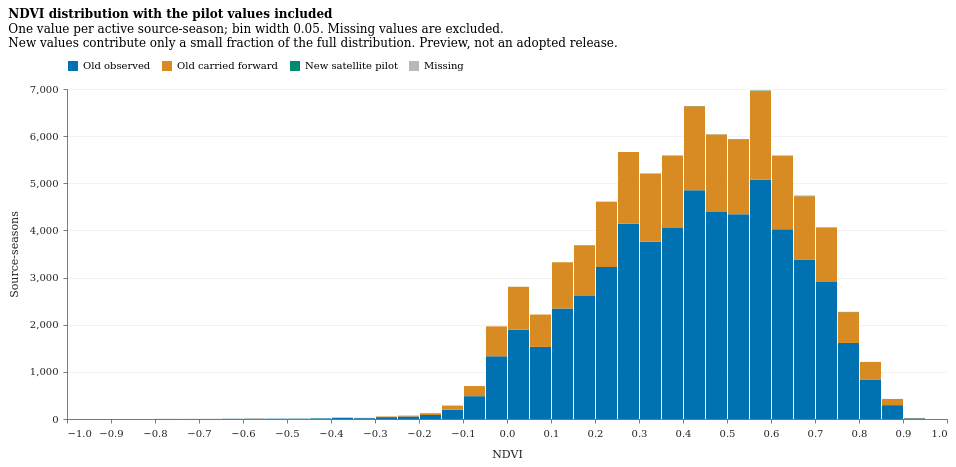

The specification (Vega-Lite) saved for this image:
### Vega-Lite specification from a JSON file in a GitHub repository (floating-point values rounded to 4 significant figures)
{"config": {"view": {"continuousWidth": 300, "continuousHeight": 300, "stroke": null}, "axis": {"domainColor": "#444444", "domainWidth": 0.7, "gridColor": "#e5e5e5", "gridWidth": 0.5, "labelColor": "#222222", "labelFont": "DejaVu Serif", "labelFontSize": 10, "labelPadding": 5, "tickColor": "#444444", "tickSize": 4, "tickWidth": 0.7, "titleColor": "#222222", "titleFont": "DejaVu Serif", "titleFontSize": 11, "titleFontWeight": "normal", "titlePadding": 10}, "background": "white", "font": "DejaVu Serif", "legend": {"gradientThickness": 10, "labelFont": "DejaVu Serif", "labelFontSize": 10, "titleFont": "DejaVu Serif", "titleFontSize": 11, "titleFontWeight": "normal"}, "padding": 8, "title": {"anchor": "start", "font": "DejaVu Serif", "fontSize": 12, "offset": 10}}, "data": {"values": [{"bin_start": -0.8, "origin": "Old observed", "source_seasons": 1, "bin_end": -0.75, "order": 0}, {"bin_start": -0.8, "origin": "Old carried forward", "source_seasons": 2, "bin_end": -0.75, "order": 1}, {"bin_start": -0.75, "origin": "Old observed", "source_seasons": 2, "bin_end": -0.7, "order": 0}, {"bin_start": -0.7, "origin": "Old observed", "source_seasons": 1, "bin_end": -0.65, "order": 0}, {"bin_start": -0.7, "origin": "Old carried forward", "source_seasons": 2, "bin_end": -0.65, "order": 1}, {"bin_start": -0.65, "origin": "Old observed", "source_seasons": 5, "bin_end": -0.6, "order": 0}, {"bin_start": -0.6, "origin": "Old observed", "source_seasons": 6, "bin_end": -0.55, "order": 0}, {"bin_start": -0.6, "origin": "Old carried forward", "source_seasons": 4, "bin_end": -0.55, "order": 1}, {"bin_start": -0.55, "origin": "Old observed", "source_seasons": 7, "bin_end": -0.5, "order": 0}, {"bin_start": -0.5, "origin": "Old observed", "source_seasons": 7, "bin_end": -0.45, "order": 0}, {"bin_start": -0.5, "origin": "Old carried forward", "source_seasons": 1, "bin_end": -0.45, "order": 1}, {"bin_start": -0.45, "origin": "Old observed", "source_seasons": 13, "bin_end": -0.4, "order": 0}, {"bin_start": -0.45, "origin": "Old carried forward", "source_seasons": 1, "bin_end": -0.4, "order": 1}, {"bin_start": -0.4, "origin": "Old observed", "source_seasons": 22, "bin_end": -0.35, "order": 0}, {"bin_start": -0.4, "origin": "Old carried forward", "source_seasons": 9, "bin_end": -0.35, "order": 1}, {"bin_start": -0.35, "origin": "Old observed", "source_seasons": 18, "bin_end": -0.3, "order": 0}, {"bin_start": -0.35, "origin": "Old carried forward", "source_seasons": 6, "bin_end": -0.3, "order": 1}, {"bin_start": -0.3, "origin": "Old observed", "source_seasons": 40, "bin_end": -0.25, "order": 0}, {"bin_start": -0.3, "origin": "Old carried forward", "source_seasons": 14, "bin_end": -0.25, "order": 1}, {"bin_start": -0.25, "origin": "Old observed", "source_seasons": 53, "bin_end": -0.2, "order": 0}, {"bin_start": -0.25, "origin": "Old carried forward", "source_seasons": 19, "bin_end": -0.2, "order": 1}, {"bin_start": -0.2, "origin": "Old observed", "source_seasons": 85, "bin_end": -0.15, "order": 0}, {"bin_start": -0.2, "origin": "Old carried forward", "source_seasons": 38, "bin_end": -0.15, "order": 1}, {"bin_start": -0.15, "origin": "Old observed", "source_seasons": 196, "bin_end": -0.1, "order": 0}, {"bin_start": -0.15, "origin": "Old carried forward", "source_seasons": 89, "bin_end": -0.1, "order": 1}, {"bin_start": -0.1, "origin": "Old observed", "source_seasons": 484, "bin_end": -0.05, "order": 0}, {"bin_start": -0.1, "origin": "Old carried forward", "source_seasons": 215, "bin_end": -0.05, "order": 1}, {"bin_start": -0.05, "origin": "Old observed", "source_seasons": 1330, "bin_end": 0.0, "order": 0}, {"bin_start": -0.05, "origin": "Old carried forward", "source_seasons": 635, "bin_end": 0.0, "order": 1}, {"bin_start": 0.0, "origin": "Old observed", "source_seasons": 1895, "bin_end": 0.05, "order": 0}, {"bin_start": 0.0, "origin": "Old carried forward", "source_seasons": 909, "bin_end": 0.05, "order": 1}, {"bin_start": 0.05, "origin": "Old observed", "source_seasons": 1529, "bin_end": 0.1, "order": 0}, {"bin_start": 0.05, "origin": "Old carried forward", "source_seasons": 687, "bin_end": 0.1, "order": 1}, {"bin_start": 0.1, "origin": "Old observed", "source_seasons": 2342, "bin_end": 0.15, "order": 0}, {"bin_start": 0.1, "origin": "Old carried forward", "source_seasons": 984, "bin_end": 0.15, "order": 1}, {"bin_start": 0.15, "origin": "Old observed", "source_seasons": 2611, "bin_end": 0.2, "order": 0}, {"bin_start": 0.15, "origin": "Old carried forward", "source_seasons": 1075, "bin_end": 0.2, "order": 1}, {"bin_start": 0.15, "origin": "New satellite pilot", "source_seasons": 1, "bin_end": 0.2, "order": 2}, {"bin_start": 0.2, "origin": "Old observed", "source_seasons": 3225, "bin_end": 0.25, "order": 0}, {"bin_start": 0.2, "origin": "Old carried forward", "source_seasons": 1384, "bin_end": 0.25, "order": 1}, {"bin_start": 0.2, "origin": "New satellite pilot", "source_seasons": 2, "bin_end": 0.25, "order": 2}, {"bin_start": 0.25, "origin": "Old observed", "source_seasons": 4143, "bin_end": 0.3, "order": 0}, {"bin_start": 0.25, "origin": "Old carried forward", "source_seasons": 1518, "bin_end": 0.3, "order": 1}, {"bin_start": 0.3, "origin": "Old observed", "source_seasons": 3762, "bin_end": 0.35, "order": 0}, {"bin_start": 0.3, "origin": "Old carried forward", "source_seasons": 1440, "bin_end": 0.35, "order": 1}, {"bin_start": 0.3, "origin": "New satellite pilot", "source_seasons": 5, "bin_end": 0.35, "order": 2}, {"bin_start": 0.35, "origin": "Old observed", "source_seasons": 4050, "bin_end": 0.4, "order": 0}, {"bin_start": 0.35, "origin": "Old carried forward", "source_seasons": 1539, "bin_end": 0.4, "order": 1}, {"bin_start": 0.35, "origin": "New satellite pilot", "source_seasons": 1, "bin_end": 0.4, "order": 2}, {"bin_start": 0.4, "origin": "Old observed", "source_seasons": 4852, "bin_end": 0.45, "order": 0}, {"bin_start": 0.4, "origin": "Old carried forward", "source_seasons": 1782, "bin_end": 0.45, "order": 1}, {"bin_start": 0.4, "origin": "New satellite pilot", "source_seasons": 4, "bin_end": 0.45, "order": 2}, {"bin_start": 0.45, "origin": "Old observed", "source_seasons": 4392, "bin_end": 0.5, "order": 0}, {"bin_start": 0.45, "origin": "Old carried forward", "source_seasons": 1644, "bin_end": 0.5, "order": 1}, {"bin_start": 0.45, "origin": "New satellite pilot", "source_seasons": 3, "bin_end": 0.5, "order": 2}, {"bin_start": 0.5, "origin": "Old observed", "source_seasons": 4345, "bin_end": 0.55, "order": 0}, {"bin_start": 0.5, "origin": "Old carried forward", "source_seasons": 1587, "bin_end": 0.55, "order": 1}, {"bin_start": 0.5, "origin": "New satellite pilot", "source_seasons": 5, "bin_end": 0.55, "order": 2}, {"bin_start": 0.55, "origin": "Old observed", "source_seasons": 5077, "bin_end": 0.6, "order": 0}, {"bin_start": 0.55, "origin": "Old carried forward", "source_seasons": 1886, "bin_end": 0.6, "order": 1}, {"bin_start": 0.55, "origin": "New satellite pilot", "source_seasons": 6, "bin_end": 0.6, "order": 2}, {"bin_start": 0.6, "origin": "Old observed", "source_seasons": 4024, "bin_end": 0.65, "order": 0}, {"bin_start": 0.6, "origin": "Old carried forward", "source_seasons": 1558, "bin_end": 0.65, "order": 1}, {"bin_start": 0.6, "origin": "New satellite pilot", "source_seasons": 4, "bin_end": 0.65, "order": 2}, {"bin_start": 0.65, "origin": "Old observed", "source_seasons": 3384, "bin_end": 0.7, "order": 0}, {"bin_start": 0.65, "origin": "Old carried forward", "source_seasons": 1343, "bin_end": 0.7, "order": 1}, {"bin_start": 0.65, "origin": "New satellite pilot", "source_seasons": 9, "bin_end": 0.7, "order": 2}, {"bin_start": 0.7, "origin": "Old observed", "source_seasons": 2908, "bin_end": 0.75, "order": 0}, {"bin_start": 0.7, "origin": "Old carried forward", "source_seasons": 1150, "bin_end": 0.75, "order": 1}, {"bin_start": 0.7, "origin": "New satellite pilot", "source_seasons": 7, "bin_end": 0.75, "order": 2}, {"bin_start": 0.75, "origin": "Old observed", "source_seasons": 1613, "bin_end": 0.8, "order": 0}, {"bin_start": 0.75, "origin": "Old carried forward", "source_seasons": 654, "bin_end": 0.8, "order": 1}, {"bin_start": 0.75, "origin": "New satellite pilot", "source_seasons": 5, "bin_end": 0.8, "order": 2}, {"bin_start": 0.8, "origin": "Old observed", "source_seasons": 829, "bin_end": 0.85, "order": 0}, {"bin_start": 0.8, "origin": "Old carried forward", "source_seasons": 380, "bin_end": 0.85, "order": 1}, {"bin_start": 0.8, "origin": "New satellite pilot", "source_seasons": 1, "bin_end": 0.85, "order": 2}, {"bin_start": 0.85, "origin": "Old observed", "source_seasons": 294, "bin_end": 0.9, "order": 0}, {"bin_start": 0.85, "origin": "Old carried forward", "source_seasons": 130, "bin_end": 0.9, "order": 1}, {"bin_start": 0.85, "origin": "New satellite pilot", "source_seasons": 1, "bin_end": 0.9, "order": 2}, {"bin_start": 0.9, "origin": "Old observed", "source_seasons": 14, "bin_end": 0.95, "order": 0}, {"bin_start": 0.9, "origin": "Old carried forward", "source_seasons": 8, "bin_end": 0.95, "order": 1}]}, "mark": {"type": "bar"}, "encoding": {"color": {"field": "origin", "legend": {"columns": 4, "orient": "top", "title": null}, "scale": {"domain": ["Old observed", "Old carried forward", "New satellite pilot", "Missing"], "range": ["#0072B2", "#D98B23", "#008A70", "#B8B8B8"]}, "type": "nominal"}, "order": {"field": "order", "sort": "ascending", "type": "quantitative"}, "tooltip": [{"field": "origin", "type": "nominal"}, {"field": "bin_start", "format": ".2f", "type": "quantitative"}, {"field": "source_seasons", "type": "quantitative"}], "x": {"bin": "binned", "field": "bin_start", "scale": {"domain": [-1, 1]}, "title": "NDVI", "type": "quantitative"}, "x2": {"field": "bin_end"}, "y": {"field": "source_seasons", "stack": "zero", "title": "Source-seasons", "type": "quantitative"}}, "height": 330, "title": {"text": "NDVI distribution with the pilot values included", "subtitle": ["One value per active source-season; bin width 0.05. Missing values are excluded.", "New values contribute only a small fraction of the full distribution. Preview, not an adopted release."]}, "width": 880, "$schema": "https://vega.github.io/schema/vega-lite/v6.4.1.json"}
